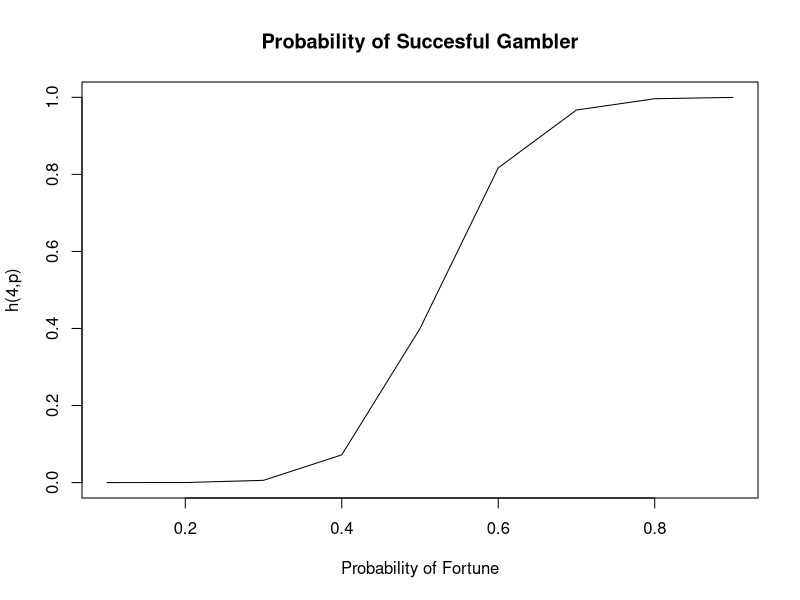

Write R code to recreate this figure. (Note: this script raises an error after producing the figure.)
## ---- chunk 1
set.seed(123)
M <- 20
N <- 10
i <- 3
p <- .29

run_gamblers_ruin <- function(M, N, i, p, quietly=TRUE){
  i_start <- as.integer(rep(i, M))
  chain <- lapply(i_start, function(x) x)

  for(j in 1:M){
    end_pos <- chain[[j]]
    if(!quietly){
      cat(paste0("Starting chain number: ", j, "\n"))
    }
    while(end_pos != 0 & end_pos != N){
      if(!quietly){
        cat(paste0(end_pos, "\n"))
      }
      result <- rbinom(1, 1, prob=p)
      action <- 1^result *  (-1)^(1 - result)
      chain[[j]] <- c(chain[[j]], end_pos + action)
      end_pos <- chain[[j]][length(chain[[j]])]
    }
  }
  
  return(chain)
}

run_gamblers_ruin(M, N, i, p)
## ---- chunk 2
set.seed(123)
M <- 100000
i <- 4
N <- 10

system.time(end_results <- sapply(seq(.1, .9, by=.1), function(p_)
  sapply(run_gamblers_ruin(M, N, i, p_), function(x) x[length(x)] == N)))

summary(end_results)

png(filename = "./GRuinSim.png")
plot(seq(.1, .9, .1), colMeans(end_results), "l", 
     xlab = "Probability of Fortune", ylab="h(4,p)",
     main="Probability of Succesful Gambler")  
dev.off()
## ---- chunk 3
M <- 1000
trans <- matrix(c(.03, .63, .34, .54, .04, .42, 0, 0, 0), 3, 3, byrow=T)
state <- sapply(1:M, function(x) c(1, 0, 0)) 
rownames(trans) <- c("{2,1}", "{1,2}", "end")
colnames(trans) <- c("{2,1}", "{1,2}", "end")

print(trans)

for(i in 1:(M-1)){
  state_i <- state[,i]
  state[,i+1] <- c(state_i %*% trans)
}

death_prob <- 0:(M-1) * state[3,]
print(sum(death_prob))
## ---- chunk 4
alpha_ <- .7
beta_ <- .5
gamma_ <- .35

trans_shot <- matrix(c((1-alpha_)*(1-beta_)*(1-gamma_), 
         0, 
         (1-alpha_) * ((1-beta_)*gamma_ + beta_*(1-gamma_) + beta_*gamma_),
         alpha_ * (1-beta_)*(1-gamma_),
         0, 
         0, 
         alpha_ * ((1-beta_)*gamma_ + beta_*(1-gamma_) + beta_*gamma_),
         rep(0, 7),
         0, 0, (1-beta_)*(1-gamma_), 0, 0, (beta_)*(1-gamma_), (1-beta_)*(gamma_),
         0, 0, 0, (1-alpha_)*(1-gamma_), (alpha_)*(1-gamma_), 0, (1-alpha_)*(gamma_),
         0, 0, 0, 0, 1, 0, 0,
         0, 0, 0, 0, 0, 1, 0,
         0, 0, 0, 0, 0, 0, 1
         ), 7, 7, T)

rownames(trans_shot) <- c("{A,B,C}", "{A,B}", "{B,C}", "{A,C}", "{A}", "{B}", "{C}")
colnames(trans_shot) <- c("{A,B,C}", "{A,B}", "{B,C}", "{A,C}", "{A}", "{B}", "{C}")
est_probs <- (c(1, 0, 0, 0, 0, 0, 0) %*% (trans_shot %^% 100))[1,]
alpha_calc <- (alpha_**2 * (1-beta_) * (1-gamma_)**2) / 
  ((1 - (1-alpha_)*(1-gamma_))*(1-(1-alpha_)*(1-beta_)*(1-gamma_)))
all.equal(c(`{A}`=alpha_calc), c(est_probs["{A}"]))
beta_calc <- ((beta_*(1-gamma_)*(1-alpha_))*(gamma_+beta_-beta_*gamma_)) / 
  ((1-(1-gamma_)*(1-beta_))*(1-(1-gamma_)*(1-beta_)*(1-alpha_)))
all.equal(c(`{B}`=beta_calc), c(est_probs["{B}"]))
